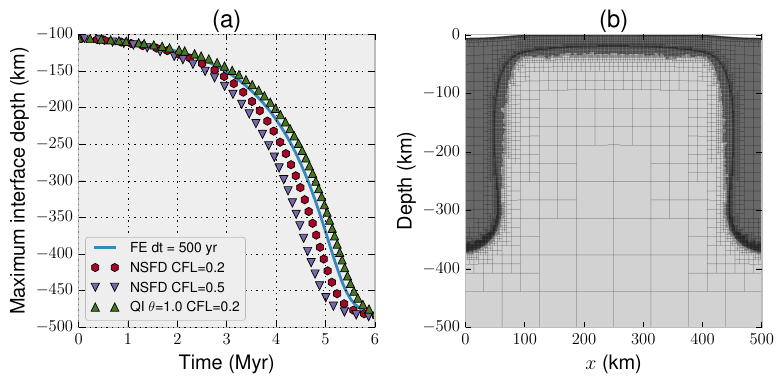

The Python source for this figure:
import numpy as np
import matplotlib.pyplot as plt
import matplotlib.image as mpimg
import itertools

try:
  plt.style.use('./free_surface_paper.mplstyle')
except AttributeError:
  print "old matplotlib version?"
except ValueError:
  print "Cannot find the requested stylesheet"

prefix = '../benchmarks/rayleigh_taylor/'

#Load in datasets
skip = 20
forward_euler = np.genfromtxt(prefix+'output_small_time_step/statistics', skip_header=skip, usecols=(1,15))[::10]
nsfd_adaptive_02 = np.genfromtxt(prefix+'output_nsfd_adaptive_cfl_02/statistics', skip_header=skip, usecols=(1,15))[::10]
nsfd_adaptive_05 = np.genfromtxt(prefix+'output_nsfd_adaptive_cfl_05/statistics', skip_header=skip, usecols=(1,15))[::10]
theta_10_cfl_02 = np.genfromtxt(prefix+'output_theta_10_cfl_02/statistics', skip_header=skip, usecols=(1,15))[::10]

#NSFD results have some superfluous zeros during mesh refinement
nsfd_adaptive_02 = np.array( [ line for line in nsfd_adaptive_02 if line[0] != 0.] )
nsfd_adaptive_05 = np.array( [ line for line in nsfd_adaptive_05 if line[0] != 0.] )

#Read in the relaxation time as computed with power iteration
relaxation_times = []
time = 0.
with open(prefix+'output_nsfd_adaptive_cfl_02/log.txt') as f:
  for l in f.readlines():
    if '*** Timestep' in l:
        time = float(l.split()[3][2:])/1.e6
    if 'New relaxation' in l:
        timescale = float(l.split()[4])/1000.
        relaxation_times.append( [time, timescale] )
relaxation_times = np.array(relaxation_times[3:])

#Plot rayleigh taylor results
plt.figure(figsize=(8,4) )

plt.subplot(121)

marker = itertools.cycle( ('h', 'v', '^', '*', 'D', 's', 'o') )
plt.plot( forward_euler[:,0]/1.e6, -forward_euler[:,1]/1.e3, label='FE dt = 500 yr' )
plt.plot( nsfd_adaptive_02[:,0]/1.e6, -nsfd_adaptive_02[:,1]/1.e3, marker.next(), markevery=0.03, label=r'NSFD CFL=0.2')
plt.plot( nsfd_adaptive_05[:,0]/1.e6, -nsfd_adaptive_05[:,1]/1.e3, marker.next(), markevery=0.03, label=r'NSFD CFL=0.5')
plt.plot( theta_10_cfl_02[:,0]/1.e6, -theta_10_cfl_02[:,1]/1.e3, marker.next(), markevery=0.02, label=r'QI $\theta$=1.0 CFL=0.2')
plt.legend(loc='lower left', prop={'size':10})

plt.xlim(0.,6.)
plt.xlabel('Time (Myr)')
plt.ylabel('Maximum interface depth (km)')
plt.title('(a)')

plt.subplot(122)
plt.gca().grid(False)
result = mpimg.imread('rt_result2.png')
mpimg.imread('rt_result.png')
plt.imshow(result, extent=[0,500.,-500., 1.8], aspect='auto')
plt.xlim(0.,500.)
plt.ylim(-500., 1.8)
plt.xlabel('$x$ (km)')
plt.ylabel('Depth (km)')
plt.title('(b)')

#plt.show()
plt.savefig('rayleigh_taylor.pdf', dpi=600)
plt.clf()

#Load in data for testing the effect of different tau choices
nsfd_static = np.genfromtxt(prefix+'output_nsfd_static/statistics', skip_header=50, usecols=(1,15))
nsfd_static_aggressive = np.genfromtxt(prefix+'output_nsfd_static_aggressive/statistics', skip_header=50, usecols=(1,15))
nsfd_static_loose = np.genfromtxt(prefix+'output_nsfd_static_loose/statistics', skip_header=50, usecols=(1,15))
nsfd_static = np.array( [ line for line in nsfd_static if line[0] != 0.] )
nsfd_static_aggressive = np.array( [ line for line in nsfd_static_aggressive if line[0] != 0.] )
nsfd_static_loose = np.array( [ line for line in nsfd_static_loose if line[0] != 0.] )

plt.figure(figsize=(8,4) )

#Plot RT results
plt.subplot(121)

marker = itertools.cycle( ('h', 'v', '^', '*', 'D', 's', 'o') )
#plt.plot( forward_euler[:,0]/1.e6, -forward_euler[:,1]/1.e3, label='FE dt = 500 yr' )
plt.plot( nsfd_adaptive_02[:,0]/1.e6, -nsfd_adaptive_02[:,1]/1.e3, label=r'NSFD $\tau^* = \tau_\mathrm{min}$')
plt.plot( nsfd_static[:,0]/1.e6, -nsfd_static[:,1]/1.e3, marker.next(), markevery=0.04, label=r'NSFD $\tau^*$ = 1.991 kyr')
plt.plot( nsfd_static_aggressive[:,0]/1.e6, -nsfd_static_aggressive[:,1]/1.e3, marker.next(), markevery=0.04, label=r'NSFD $\tau^*$ = 1 kyr')
plt.plot( nsfd_static_loose[:,0]/1.e6, -nsfd_static_loose[:,1]/1.e3, marker.next(), markevery=0.04, label=r'NSFD $\tau^*$ = 4 kyr')
plt.legend(loc='lower left', prop={'size':10})

plt.title('(a)')
plt.xlim(0.,6.)
plt.xlabel('Time (Myr)')

#Plot relaxation tau with time
plt.subplot(122)

marker = itertools.cycle( ('h-', 'v-', '^-', '*-', 'D-', 's-', 'o-') )
time = np.linspace(0.,6.,1000)
plt.plot( relaxation_times[:,0], relaxation_times[:,1])
plt.plot( time, np.ones_like(time)*1.991, marker.next(), markevery=0.03)
plt.plot( time, np.ones_like(time)*1., marker.next(), markevery=0.03)
plt.plot( time, np.ones_like(time)*4., marker.next(), markevery=0.03)

plt.xlim(0.,6.)
plt.ylim(0.,5.)
plt.xlabel('Time (Myr)')
plt.ylabel(r'$\tau_\mathrm{min}$ (kyr)')
plt.title('(b)')

#plt.show()
plt.savefig('rayleigh_taylor_tau_choice.pdf')
